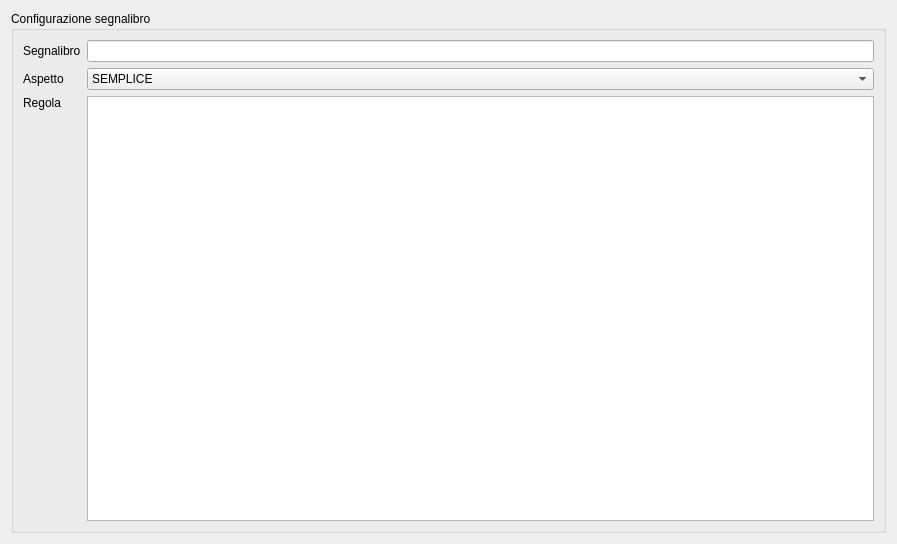
<?xml version="1.0" encoding="UTF-8"?>
<ui version="4.0">
 <class>Dialog</class>
 <widget class="QDialog" name="Dialog">
  <property name="geometry">
   <rect>
    <x>0</x>
    <y>0</y>
    <width>897</width>
    <height>544</height>
   </rect>
  </property>
  <property name="windowTitle">
   <string>Segnalibro</string>
  </property>
  <layout class="QVBoxLayout" name="verticalLayout">
   <item>
    <widget class="QGroupBox" name="groupBox">
     <property name="minimumSize">
      <size>
       <width>800</width>
       <height>500</height>
      </size>
     </property>
     <property name="title">
      <string>Configurazione segnalibro</string>
     </property>
     <layout class="QGridLayout" name="gridLayout">
      <item row="0" column="0">
       <widget class="QLabel" name="label">
        <property name="text">
         <string>Segnalibro</string>
        </property>
       </widget>
      </item>
      <item row="0" column="1">
       <widget class="QLineEdit" name="lineEdit">
        <property name="column" stdset="0">
         <string>segnalibro</string>
        </property>
       </widget>
      </item>
      <item row="1" column="0">
       <widget class="QLabel" name="label_3">
        <property name="text">
         <string>Aspetto</string>
        </property>
       </widget>
      </item>
      <item row="1" column="1">
       <widget class="QComboBox" name="comboBox">
        <property name="column" stdset="0">
         <string>layout</string>
        </property>
        <item>
         <property name="text">
          <string>SEMPLICE</string>
         </property>
        </item>
        <item>
         <property name="text">
          <string>ELENCO</string>
         </property>
        </item>
        <item>
         <property name="text">
          <string>TABELLA</string>
         </property>
        </item>
       </widget>
      </item>
      <item row="2" column="0">
       <widget class="QLabel" name="label_2">
        <property name="text">
         <string>Regola</string>
        </property>
       </widget>
      </item>
      <item row="2" column="1" rowspan="2">
       <widget class="QTextEdit" name="textEdit">
        <property name="column" stdset="0">
         <string>codice</string>
        </property>
       </widget>
      </item>
      <item row="3" column="0">
       <spacer name="verticalSpacer">
        <property name="orientation">
         <enum>Qt::Vertical</enum>
        </property>
        <property name="sizeHint" stdset="0">
         <size>
          <width>20</width>
          <height>165</height>
         </size>
        </property>
       </spacer>
      </item>
     </layout>
    </widget>
   </item>
  </layout>
 </widget>
 <resources/>
 <connections/>
</ui>
